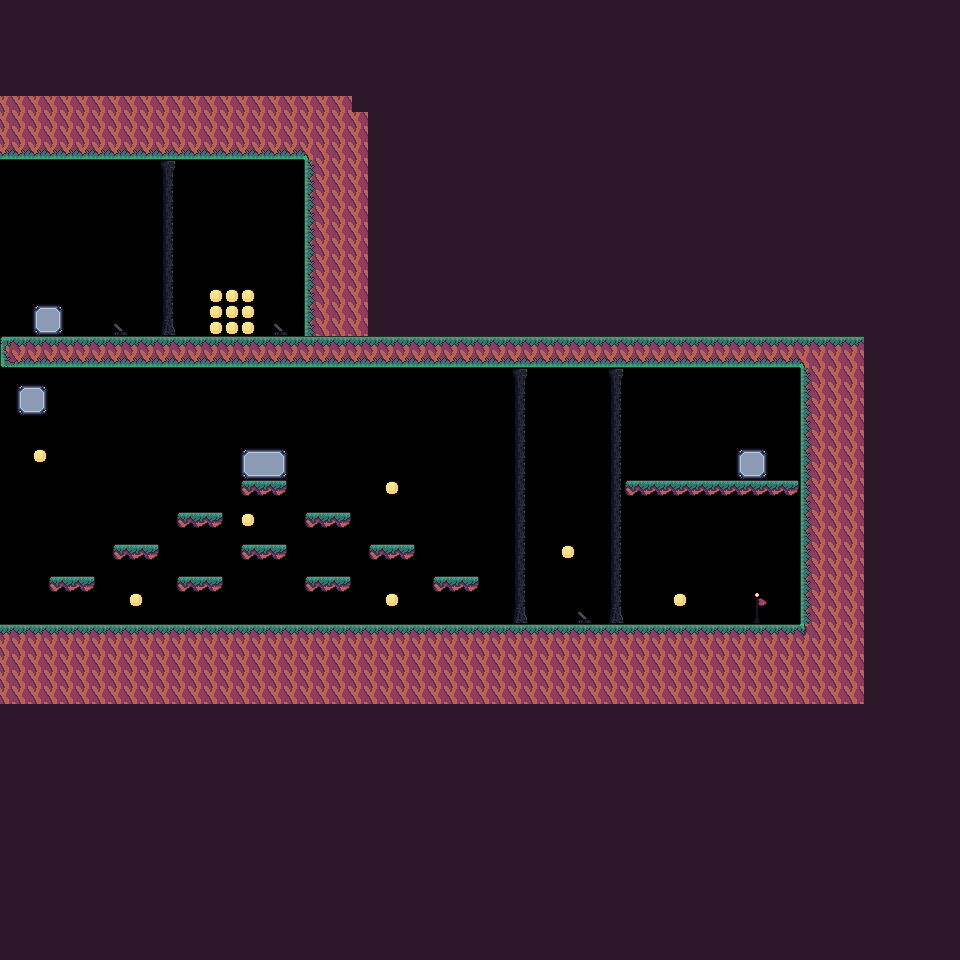

Rendered tile map (Tiled .tmx) drawn with the repository's tilesets; below, a short description and the map source with its tile grids summarised:
An orthogonal 60x60 tile map with 16x16 px tiles, 1 tile layer (Ground) and 74 objects (22, 23, 24, Four, 69,64,48, ...).

<map version="1.9" tiledversion="1.9.2" orientation="orthogonal" renderorder="right-down" width="60" height="60" tilewidth="16" tileheight="16" infinite="0" nextlayerid="11" nextobjectid="76">
 <tileset firstgid="1" source="SpeezleTileSet.tsx" />
 <layer id="1" name="Ground" width="60" height="60">
  <data>[3600 cells, 2714 non-empty, 25 distinct tile ids]</data>
 </layer>
 <objectgroup id="2" name="Door">
  <object id="22" x="512.625" y="368.25" width="14.25" height="255.125" />
  <object id="23" x="608.545" y="368.455" width="14.8182" height="254.909" />
  <object id="24" x="160.188" y="160.25" width="15.25" height="175.25" />
 </objectgroup>
 <objectgroup id="5" name="Lever">
  <object id="25" name="22" x="112.455" y="320.545" width="14.9091" height="14.7273" />
  <object id="26" name="23" x="272.875" y="320.75" width="14" height="14.125" />
  <object id="27" name="24" x="576.5" y="609" width="14.875" height="14.125" />
 </objectgroup>
 <objectgroup id="6" name="Coin">
  <object id="28" x="209.5" y="289.375" width="12.125" height="12.5" />
  <object id="29" x="226.125" y="289.375" width="11.5" height="12.5" />
  <object id="30" x="242.25" y="290.125" width="11.25" height="11.875" />
  <object id="31" x="209.25" y="306" width="13.375" height="11.5" />
  <object id="32" x="225.125" y="305.125" width="13.5" height="13.5" />
  <object id="33" x="240.875" y="305.25" width="13.625" height="13.125" />
  <object id="34" x="209.5" y="321.125" width="13.125" height="13.125" />
  <object id="35" x="225.5" y="321" width="13.125" height="13.25" />
  <object id="36" x="242.375" y="320.75" width="11.5" height="13.5" />
  <object id="37" x="33.2727" y="449.636" width="13.6364" height="13.2727" />
  <object id="38" x="241.636" y="513.091" width="12.7273" height="12.7273" />
  <object id="39" x="129.818" y="593.455" width="12.5455" height="11.8182" />
  <object id="40" x="386.364" y="480.909" width="10.9091" height="13.6364" />
  <object id="41" x="386.182" y="593.636" width="11.8182" height="12.3636" />
  <object id="42" x="561.125" y="544.625" width="13.25" height="14" />
  <object id="43" x="673.625" y="593.25" width="12.875" height="13" />
 </objectgroup>
 <objectgroup id="7" name="End">
  <object id="44" name="Four" x="753.697" y="595.364" width="10.5151" height="27.3333" />
 </objectgroup>
 <objectgroup id="3" name="Collidable">
  <object id="1" x="0.25" y="338.667" width="864.5" height="28.5833" />
  <object id="2" x="800.75" y="367" width="63" height="280.75" />
  <object id="3" x="0" y="625.5" width="801.25" height="26.75" />
  <object id="4" x="0.25" y="96" width="307.25" height="62" />
  <object id="6" x="305" y="123.25" width="61.25" height="213" />
  <object id="7" x="241.5" y="481.25" width="44.25" height="14.375" />
  <object id="8" x="304.875" y="512.875" width="45.625" height="15.125" />
  <object id="9" x="369.125" y="545" width="44.875" height="14.5" />
  <object id="10" x="433" y="577.25" width="45.625" height="13.875" />
  <object id="11" x="305.125" y="576.875" width="46.125" height="14.625" />
  <object id="12" x="177.5" y="577.25" width="45.125" height="13.5" />
  <object id="13" x="113.5" y="545.375" width="44.875" height="13.5" />
  <object id="14" x="49.25" y="577.25" width="45" height="13.875" />
  <object id="15" x="241.625" y="545.75" width="45.125" height="13.75" />
  <object id="16" x="177.125" y="513.5" width="45.5" height="14.125" />
  <object id="17" x="624.182" y="481.818" width="175.636" height="13.2727" />
  <object id="45" x="-15.5" y="156" width="14.5" height="513" />
 </objectgroup>
 <objectgroup id="8" name="Node">
  <object id="47" name="69,64,48" x="180.727" y="565.455" width="8.90909" height="8.72727" />
  <object id="48" name="47,49,70" x="212.727" y="564.545" width="8" height="9.81818" />
  <object id="49" name="48,50,52" x="243.818" y="533.455" width="9.63636" height="8.90909" />
  <object id="50" name="61,49,55" x="275.818" y="533.091" width="7.81818" height="9.45455" />
  <object id="51" name="64,52" x="180.182" y="501.636" width="8.90909" height="8" />
  <object id="52" name="49,51,53" x="210.909" y="498.909" width="8" height="11.2727" />
  <object id="53" name="54,52" x="243.273" y="468" width="10.9091" height="9.09091" />
  <object id="54" name="53,55" x="274.909" y="466.909" width="10.3636" height="11.0909" />
  <object id="55" name="54,50,56" x="307.091" y="499.455" width="11.4545" height="10.3636" />
  <object id="56" name="55,57" x="338.182" y="498.727" width="9.45455" height="11.0909" />
  <object id="57" name="62,58,56" x="370.909" y="531.818" width="10.3636" height="10.1818" />
  <object id="58" name="57,59" x="403.091" y="531.818" width="9.09091" height="10.1818" />
  <object id="59" name="73,60,58" x="435.091" y="563.273" width="12.7273" height="10.1818" />
  <object id="60" name="59,74" x="466" y="562.727" width="11.4545" height="11.2727" />
  <object id="61" name="62,50,71" x="306" y="563.636" width="13.2727" height="10" />
  <object id="62" name="61,57,72" x="339.273" y="564" width="10.7273" height="10.5455" />
  <object id="63" name="64,66" x="115.273" y="531.636" width="9.45455" height="10" />
  <object id="64" name="63,47,51" x="145.455" y="530.909" width="11.4545" height="11.6364" />
  <object id="65" name="66,67" x="51.6364" y="563.636" width="12" height="10.7273" />
  <object id="66" name="68,63,65" x="83.8182" y="563.455" width="9.09091" height="10.5455" />
  <object id="67" name="65,68" x="34.3636" y="610.909" width="10.3636" height="9.63636" />
  <object id="68" name="67,66,69" x="99.8182" y="610.545" width="10.1818" height="12.3636" />
  <object id="69" name="68,47,70" x="162.909" y="610.182" width="9.45455" height="12.3636" />
  <object id="70" name="48,69,71" x="227.273" y="610.545" width="10.3636" height="11.4545" />
  <object id="71" name="70,61,72" x="290.182" y="611.455" width="10.9091" height="10.9091" />
  <object id="72" name="71,73,62" x="355.636" y="611.455" width="10.5455" height="11.2727" />
  <object id="73" name="72,74,59" x="418.364" y="611.273" width="11.6364" height="11.0909" />
  <object id="74" name="60,73" x="483.455" y="610.727" width="10.9091" height="11.6364" />
 </objectgroup>
 <objectgroup id="10" name="Pathfinding">
  <object id="75" x="2.5" y="417" width="507.5" height="208.5" />
 </objectgroup>
 <objectgroup id="9" name="Spawn" visible="0">
  <object id="46" x="644" y="466.25" width="10.25" height="12.5" />
 </objectgroup>
 <objectgroup id="4" name="Teleport" visible="0">
  <object id="18" name="19" x="241.97" y="445.818" width="43.1212" height="31.8182" />
  <object id="19" name="18" x="32.3523" y="303.432" width="30.0227" height="27.4432" />
  <object id="20" name="21" x="18.75" y="385.75" width="27" height="27.5" />
  <object id="21" name="20" x="737.455" y="449.636" width="28.1818" height="28.1818" />
 </objectgroup>
</map>
